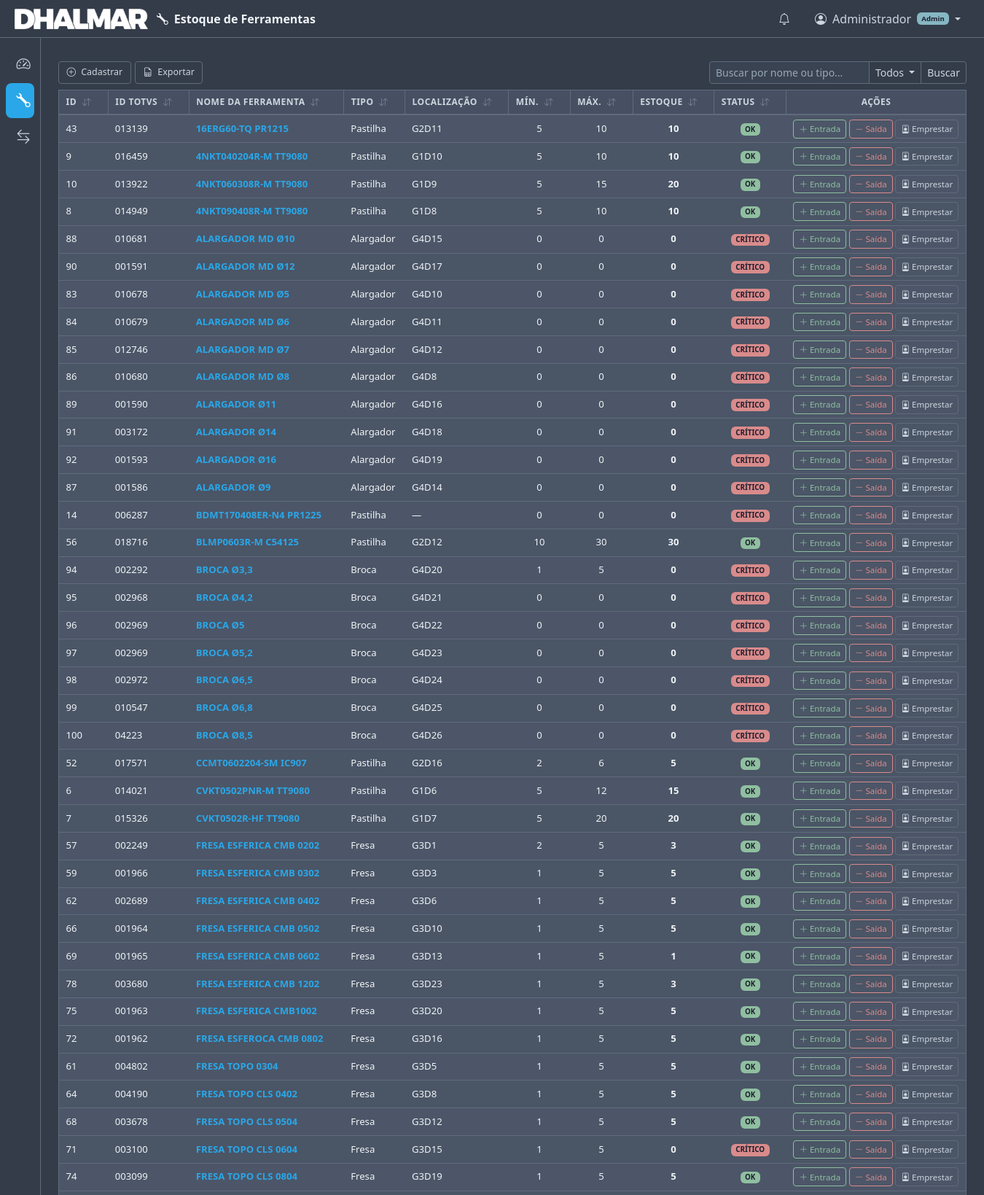
/tools/ (signed in, upper part), run on the app's committed database.
### app/models.py (models this page shows, shortened)
class User(Base):
    __tablename__ = "users"
    id = Column(Integer, primary_key=True, index=True)
    username = Column(String(100), nullable=False, unique=True)
    full_name = Column(String(200), nullable=False, default="")
    password_hash = Column(String(255), nullable=False)
    role = Column(String(10), nullable=False, default="USER")  # ADMIN or USER
    active = Column(Integer, default=1)  # 1=active, 0=disabled
    created_at = Column(DateTime, default=datetime.utcnow)

class Tool(Base):
    __tablename__ = "tools"
    id = Column(Integer, primary_key=True, index=True)
    name = Column(String(200), nullable=False)
    origin_id = Column(String(100), default="")  # ID de origem (preenchido manualmente)
    tool_type_id = Column(Integer, ForeignKey("tool_types.id"), nullable=False)
    description = Column(Text, default="")
    location = Column(String(10), default="")  # G<n>D<n> e.g. G1D27
    min_stock = Column(Integer, default=0)
    max_stock = Column(Integer, default=0)
    current_stock = Column(Integer, default=0)
    unit_cost = Column(Float, default=0.0)           # Cost per unit (R$)
    is_critical = Column(Integer, default=0)          # 1 = critical for production
    avg_lifespan_hours = Column(Float, default=0.0)   # Average life in hours before replacement
    tool_type = relationship("ToolType", back_populates="tools")
    parameters = relationship("ToolParameter", back_populates="tool", cascade="all, delete-orphan")
    movements = relationship("Movement", back_populates="tool")

class ToolType(Base):
    __tablename__ = "tool_types"
    id = Column(Integer, primary_key=True, index=True)
    name = Column(String(100), nullable=False, unique=True)
    tools = relationship("Tool", back_populates="tool_type")

### app/routers/tools.py (the view)
@router.get("/")
def tools_list(
    request: Request,
    search: str = Query("", alias="search"),
    search_col: str = Query("all", alias="search_col"),
    db: Session = Depends(get_db),
):
    tools = _filtered_tools_query(db, search, search_col).all()
    employees = db.query(Employee).order_by(Employee.name).all()
    machines = db.query(Machine).order_by(Machine.name).all()
    return request.app.state.templates.TemplateResponse(
        request=request,
        name="tools/index.html",
        context={
            "tools": tools,
            "employees": employees,
            "machines": machines,
            "search": search,
            "search_col": search_col,
        },
    )

### app/templates/tools/index.html (shortened to what this page needs)
{% extends "base.html" %}
{% set active_page = "tools" %}
{% block topbar_title %}<i class="bi bi-wrench me-2"></i>Estoque de Ferramentas{% endblock %}
{% block content %}
<div class="tools-toolbar">
    <div class="tools-toolbar-left">
        <a href="/tools/create" class="btn btn-sm btn-outline-secondary tools-action-btn">
            <i class="bi bi-plus-circle me-1"></i> Cadastrar
        </a>
        <button type="button" class="btn btn-sm btn-outline-secondary tools-action-btn"
                data-bs-toggle="modal" data-bs-target="#exportModal">
            <i class="bi bi-file-earmark-spreadsheet me-1"></i> Exportar
        </button>
    </div>
    <div class="tools-toolbar-right">
        {% set col_label_map = {'all': 'Todos', 'name': 'Nome', 'origin_id': 'ID TOTVS', 'tool_type': 'Tipo', 'location': 'Localização', 'status': 'Status'} %}
        <form method="GET" action="/tools" class="tools-search-form" id="searchForm">
            <div class="input-group input-group-sm">
                <input type="text" name="search" class="form-control form-control-sm" id="searchInput"
                       placeholder="Buscar por nome ou tipo..." value="{{ search }}">
                <button class="btn btn-sm btn-outline-secondary dropdown-toggle" type="button"
                        data-bs-toggle="dropdown" aria-expanded="false" id="searchColBtn">
                    <span id="searchColLabel">{{ col_label_map.get(search_col, 'Todos') }}</span>
                </button>
                <button class="btn btn-sm btn-outline-secondary" type="submit">Buscar</button>
            </div>
        </form>
    </div>
</div>
<div class="tools-grid-wrapper">
    <div class="table-responsive">
        <table class="table table-hover table-striped mb-0 align-middle tools-grid">
            <thead>
                <tr>
                    <th class="sortable" data-sort-type="number" data-col="0">ID <i class="bi bi-arrow-down-up sort-icon"></i></th>
                    <th class="sortable" data-sort-type="string" data-col="1">ID TOTVS <i class="bi bi-arrow-down-up sort-icon"></i></th>
                    <th class="sortable" data-sort-type="string" data-col="2">Nome da Ferramenta <i class="bi bi-arrow-down-up sort-icon"></i></th>
                    <th class="sortable" data-sort-type="string" data-col="3">Tipo <i class="bi bi-arrow-down-up sort-icon"></i></th>
                    <th class="sortable" data-sort-type="string" data-col="4">Localização <i class="bi bi-arrow-down-up sort-icon"></i></th>
                    <th class="sortable text-center" data-sort-type="number" data-col="5">Mín. <i class="bi bi-arrow-down-up sort-icon"></i></th>
                    <th class="sortable text-center" data-sort-type="number" data-col="6">Máx. <i class="bi bi-arrow-down-up sort-icon"></i></th>
                    <th class="sortable text-center" data-sort-type="number" data-col="7">Estoque <i class="bi bi-arrow-down-up sort-icon"></i></th>
                    <th class="sortable text-center" data-sort-type="string" data-col="8">Status <i class="bi bi-arrow-down-up sort-icon"></i></th>
                    <th class="text-center">Ações</th>
                </tr>
            </thead>
            <tbody>
            {% for t in tools %}
                <tr>
                    <td>{{ t.id }}</td>
                    <td>{{ t.origin_id or "—" }}</td>
                    <td>
                        <a href="/tools/{{ t.id }}{% if search %}?ref={{ search|urlencode }}{% if search_col and search_col != 'all' %}&ref_col={{ search_col|urlencode }}{% endif %}{% endif %}" class="text-decoration-none fw-semibold">
                            {{ t.name }}
                        </a>
                    </td>
                    <td>{{ t.tool_type.name }}</td>
                    <td>{{ t.location or "—" }}</td>
                    <td class="text-center">{{ t.min_stock }}</td>
                    <td class="text-center">{{ t.max_stock }}</td>
                    <td class="text-center fw-bold">{{ t.current_stock }}</td>
                    <td class="text-center">
                        {% if t.status == "CRITICAL" %}
                            <span class="badge bg-danger">CRÍTICO</span>
                        {% elif t.status == "LOW STOCK" %}
                            <span class="badge bg-warning text-dark">ESTOQUE BAIXO</span>
                        {% else %}
                            <span class="badge bg-success">OK</span>
                        {% endif %}
                    </td>
                    <td class="text-center text-nowrap">
                        <button class="btn btn-sm btn-outline-success"
                                data-bs-toggle="modal"
                                data-bs-target="#movementModal"
                                onclick="prepareMovement({{ t.id }}, '{{ t.name }}', 'IN', 'REPOSICAO')">
                            <i class="bi bi-plus-lg"></i> Entrada
                        </button>
                        <button class="btn btn-sm btn-outline-danger"
                                data-bs-toggle="modal"
                                data-bs-target="#movementModal"
                                onclick="prepareMovement({{ t.id }}, '{{ t.name }}', 'OUT', 'REPOSICAO')">
                            <i class="bi bi-dash-lg"></i> Saída
                        </button>
                        <button class="btn btn-sm btn-outline-secondary"
                                data-bs-toggle="modal"
                                data-bs-target="#movementModal"
                                onclick="prepareMovement({{ t.id }}, '{{ t.name }}', 'OUT', 'EMPRESTIMO')">
                            <i class="bi bi-person-badge"></i> Emprestar
                        </button>
                    </td>
                </tr>
            {% endfor %}
            </tbody>
        </table>
    </div>
</div>
{% endblock %}

### app/templates/base.html (shortened to what this page needs)
<!DOCTYPE html>
<html lang="pt-BR" data-bs-theme="dark">
<head>
    <link href="https://cdn.jsdelivr.net/npm/bootstrap@5.3.3/dist/css/bootstrap.min.css"
          rel="stylesheet">
    <link href="https://cdn.jsdelivr.net/npm/bootstrap-icons@1.11.3/font/bootstrap-icons.min.css"
          rel="stylesheet">
    <link href="/static/css/style.css?v=7" rel="stylesheet">
</head>
<body>
<aside id="sidebar" class="sidebar">
    <nav class="sidebar-nav">
        <a href="/" class="sidebar-link {% if active_page == 'dashboard' %}active{% endif %}"
           title="Painel">
            <i class="bi bi-speedometer2"></i>
        </a>
        <a href="/tools" class="sidebar-link {% if active_page == 'tools' %}active{% endif %}"
           title="Ferramentas">
            <i class="bi bi-wrench"></i>
        </a>
        <a href="/movements" class="sidebar-link {% if active_page == 'movements' %}active{% endif %}"
           title="Movimentações">
            <i class="bi bi-arrow-left-right"></i>
        </a>
    </nav>
</aside>
<header id="topbar" class="topbar">
    <div class="topbar-left">
        <img src="/static/images/DHALMARLOGO.png" alt="Dhalmar" class="topbar-logo">
        <div class="topbar-title">{% block topbar_title %}{% endblock %}</div>
    </div>
    <div class="topbar-right">
        {% if request.state.current_user %}
        <div class="topbar-icon-wrapper" id="notificationBell" role="button"
             data-bs-toggle="modal" data-bs-target="#notificationModal"
             title="Notificações">
            <i class="bi bi-bell"></i>
        </div>
        <div class="dropdown">
            <a class="topbar-user dropdown-toggle" href="#" id="userDropdown"
               role="button" data-bs-toggle="dropdown" aria-expanded="false">
                <i class="bi bi-person-circle"></i>
                <span class="d-none d-md-inline ms-1">
                    {{ request.state.current_user.full_name or request.state.current_user.username }}
                </span>
                {% if request.state.current_user.role == 'ADMIN' %}
                <span class="badge bg-info ms-1" style="font-size: 0.6rem;">Admin</span>
                {% endif %}
            </a>
        </div>
        {% endif %}
    </div>
</header>
<main id="mainContent" class="main-content">
    {% block content %}{% endblock %}
</main>
</body>
</html>

### data on the page
User: state.current_user "Administrador"
Tool: id "43", origin "013139", name "16ERG60-TQ PR1215", tool_type.name "Pastilha", location "G2D11", min_stock "5", max_stock "10", current_stock "10", shows "OK"
Tool: id "9", origin "016459", name "4NKT040204R-M TT9080", tool_type.name "Pastilha", location "G1D10", min_stock "5", max_stock "10", current_stock "10", shows "OK"
Tool: id "10", origin "013922", name "4NKT060308R-M TT9080", tool_type.name "Pastilha", location "G1D9", min_stock "5", max_stock "15", current_stock "20", shows "OK"
Tool: id "8", origin "014949", name "4NKT090408R-M TT9080", tool_type.name "Pastilha", location "G1D8", min_stock "5", max_stock "10", current_stock "10", shows "OK"
Tool: id "88", origin "010681", name "ALARGADOR MD Ø10", tool_type.name "Alargador", location "G4D15", min_stock "0", max_stock "0", current_stock "0", shows "CRÍTICO"
Tool: id "90", origin "001591", name "ALARGADOR MD Ø12", tool_type.name "Alargador", location "G4D17", min_stock "0", max_stock "0", current_stock "0", shows "CRÍTICO"
Tool: id "83", origin "010678", name "ALARGADOR MD Ø5", tool_type.name "Alargador", location "G4D10", min_stock "0", max_stock "0", current_stock "0", shows "CRÍTICO"
Tool: id "84", origin "010679", name "ALARGADOR MD Ø6", tool_type.name "Alargador", location "G4D11", min_stock "0", max_stock "0", current_stock "0", shows "CRÍTICO"
Tool: id "85", origin "012746", name "ALARGADOR MD Ø7", tool_type.name "Alargador", location "G4D12", min_stock "0", max_stock "0", current_stock "0", shows "CRÍTICO"
Tool: id "86", origin "010680", name "ALARGADOR MD Ø8", tool_type.name "Alargador", location "G4D8", min_stock "0", max_stock "0", current_stock "0", shows "CRÍTICO"
Tool: id "89", origin "001590", name "ALARGADOR Ø11", tool_type.name "Alargador", location "G4D16", min_stock "0", max_stock "0", current_stock "0", shows "CRÍTICO"
Tool: id "91", origin "003172", name "ALARGADOR Ø14", tool_type.name "Alargador", location "G4D18", min_stock "0", max_stock "0", current_stock "0", shows "CRÍTICO"
Tool: id "92", origin "001593", name "ALARGADOR Ø16", tool_type.name "Alargador", location "G4D19", min_stock "0", max_stock "0", current_stock "0", shows "CRÍTICO"
Tool: id "87", origin "001586", name "ALARGADOR Ø9", tool_type.name "Alargador", location "G4D14", min_stock "0", max_stock "0", current_stock "0", shows "CRÍTICO"
Tool: id "14", origin "006287", name "BDMT170408ER-N4 PR1225", tool_type.name "Pastilha", location "—", min_stock "0", max_stock "0", current_stock "0", shows "CRÍTICO"
Tool: id "56", origin "018716", name "BLMP0603R-M C54125", tool_type.name "Pastilha", location "G2D12", min_stock "10", max_stock "30", current_stock "30", shows "OK"
Tool: id "94", origin "002292", name "BROCA Ø3,3", tool_type.name "Broca", location "G4D20", min_stock "1", max_stock "5", current_stock "0", shows "CRÍTICO"
Tool: id "95", origin "002968", name "BROCA Ø4,2", tool_type.name "Broca", location "G4D21", min_stock "0", max_stock "0", current_stock "0", shows "CRÍTICO"
Tool: id "96", origin "002969", name "BROCA Ø5", tool_type.name "Broca", location "G4D22", min_stock "0", max_stock "0", current_stock "0", shows "CRÍTICO"
Tool: id "97", origin "002969", name "BROCA Ø5,2", tool_type.name "Broca", location "G4D23", min_stock "0", max_stock "0", current_stock "0", shows "CRÍTICO"
Tool: id "98", origin "002972", name "BROCA Ø6,5", tool_type.name "Broca", location "G4D24", min_stock "0", max_stock "0", current_stock "0", shows "CRÍTICO"
Tool: id "99", origin "010547", name "BROCA Ø6,8", tool_type.name "Broca", location "G4D25", min_stock "0", max_stock "0", current_stock "0", shows "CRÍTICO"
Tool: id "100", origin "04223", name "BROCA Ø8,5", tool_type.name "Broca", location "G4D26", min_stock "0", max_stock "0", current_stock "0", shows "CRÍTICO"
Tool: id "52", origin "017571", name "CCMT0602204-SM IC907", tool_type.name "Pastilha", location "G2D16", min_stock "2", max_stock "6", current_stock "5", shows "OK"
Tool: id "6", origin "014021", name "CVKT0502PNR-M TT9080", tool_type.name "Pastilha", location "G1D6", min_stock "5", max_stock "12", current_stock "15", shows "OK"
Tool: id "7", origin "015326", name "CVKT0502R-HF TT9080", tool_type.name "Pastilha", location "G1D7", min_stock "5", max_stock "20", current_stock "20", shows "OK"
Tool: id "57", origin "002249", name "FRESA ESFERICA CMB 0202", tool_type.name "Fresa", location "G3D1", min_stock "2", max_stock "5", current_stock "3", shows "OK"
Tool: id "59", origin "001966", name "FRESA ESFERICA CMB 0302", tool_type.name "Fresa", location "G3D3", min_stock "1", max_stock "5", current_stock "5", shows "OK"
Tool: id "62", origin "002689", name "FRESA ESFERICA CMB 0402", tool_type.name "Fresa", location "G3D6", min_stock "1", max_stock "5", current_stock "5", shows "OK"
Tool: id "66", origin "001964", name "FRESA ESFERICA CMB 0502", tool_type.name "Fresa", location "G3D10", min_stock "1", max_stock "5", current_stock "5", shows "OK"
Tool: id "69", origin "001965", name "FRESA ESFERICA CMB 0602", tool_type.name "Fresa", location "G3D13", min_stock "1", max_stock "5", current_stock "1", shows "OK"
Tool: id "78", origin "003680", name "FRESA ESFERICA CMB 1202", tool_type.name "Fresa", location "G3D23", min_stock "1", max_stock "5", current_stock "3", shows "OK"
Tool: id "75", origin "001963", name "FRESA ESFERICA CMB1002", tool_type.name "Fresa", location "G3D20", min_stock "1", max_stock "5", current_stock "5", shows "OK"
Tool: id "72", origin "001962", name "FRESA ESFEROCA CMB 0802", tool_type.name "Fresa", location "G3D16", min_stock "1", max_stock "5", current_stock "5", shows "OK"
Tool: id "61", origin "004802", name "FRESA TOPO 0304", tool_type.name "Fresa", location "G3D5", min_stock "1", max_stock "5", current_stock "5", shows "OK"
Tool: id "64", origin "004190", name "FRESA TOPO CLS 0402", tool_type.name "Fresa", location "G3D8", min_stock "1", max_stock "5", current_stock "5", shows "OK"
Tool: id "68", origin "003678", name "FRESA TOPO CLS 0504", tool_type.name "Fresa", location "G3D12", min_stock "1", max_stock "5", current_stock "5", shows "OK"
Tool: id "71", origin "003100", name "FRESA TOPO CLS 0604", tool_type.name "Fresa", location "G3D15", min_stock "1", max_stock "5", current_stock "0", shows "CRÍTICO"
Tool: id "74", origin "003099", name "FRESA TOPO CLS 0804", tool_type.name "Fresa", location "G3D19", min_stock "1", max_stock "5", current_stock "5", shows "OK"

### other printed values
{{ col_label_map.get(search_col, 'Todos') }} "Todos"
